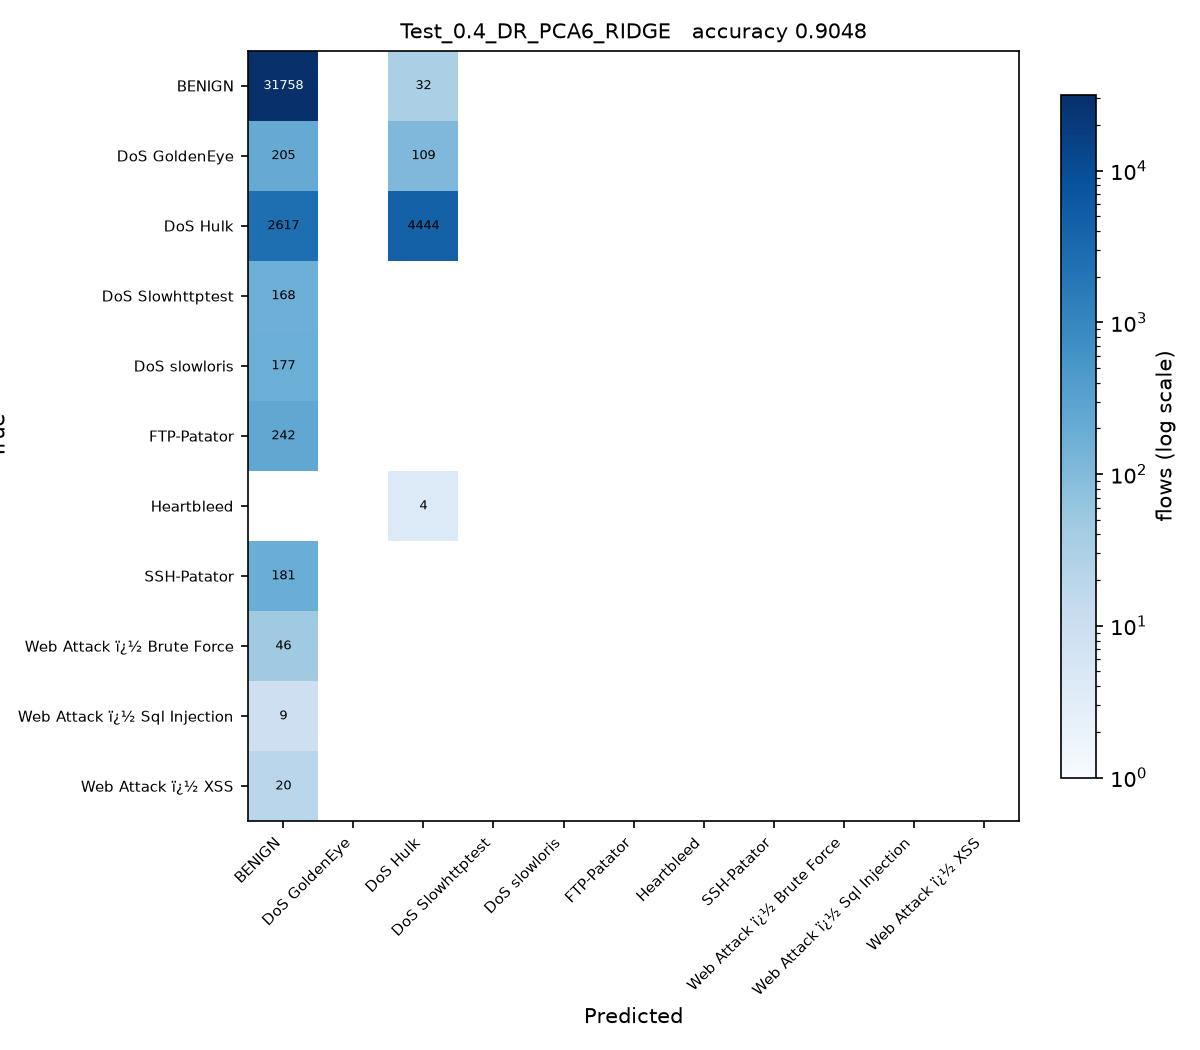

Python code for this plot:
# Test_0.4_DR_PCA6_RIDGE.py
#
# Test size 0.4  |  PCA, 6 components  |  Ridge Regression -> RidgeClassifier (sheet #3)
#
# This is SGDC_60_40.py with the changes marked CHANGE below and nothing else.
#
# Sheet entry 3 is Ridge(alpha=1.0), a regressor. RidgeClassifier is the
# same L2-penalised model fitted for classification. alpha is kept at 1.0.

import os
from pathlib import Path

# CHANGE 1: run from the project folder, so the CSV names below resolve, and
# read them as latin-1. The Web Attack labels contain byte 0x96, which the
# default utf-8 decoder rejects with UnicodeDecodeError.
os.chdir(Path(__file__).resolve().parent.parent)
import numpy as np
import pandas as pd

df1 = pd.read_csv(r'C:\Users\Karthika\OneDrive\Desktop\ACN_PCA_75_Runs\Scripts\Tuesday-WorkingHours.pcap_ISCX (1).csv', low_memory=True, encoding='latin-1')
df2 = pd.read_csv(r'C:\Users\Karthika\OneDrive\Desktop\ACN_PCA_75_Runs\Scripts\Wednesday-workingHours.pcap_ISCX.csv', low_memory=True, encoding='latin-1')
df3 = pd.read_csv(r'C:\Users\Karthika\OneDrive\Desktop\ACN_PCA_75_Runs\Scripts\Thursday-WorkingHours-Morning-WebAttacks.pcap_ISCX.csv', low_memory=True, encoding='latin-1')

dataset = pd.concat([df1, df2, df3], ignore_index=True)

dataset.columns = dataset.columns.str.strip()

# CHANGE 2: a stratified sample of 100000 flows, the same for every run.
# The full three captures hold about 1.3 million flows, which makes 75 runs
# impractical. At least 50 flows of every class are kept.
label = dataset.columns[-1]
dataset = pd.concat(
    [g.sample(n=min(len(g), max(50, round(100000 * len(g) / len(dataset)))), random_state=0)
     for _, g in dataset.groupby(label)],
    ignore_index=True
)

X = dataset.iloc[:, :-1]
y = dataset.iloc[:, -1]

X = X.apply(pd.to_numeric, errors='coerce')

X.replace([np.inf, -np.inf], np.nan, inplace=True)

from sklearn.impute import SimpleImputer

imputer = SimpleImputer(missing_values=np.nan, strategy='mean')
X = imputer.fit_transform(X)

from sklearn.preprocessing import LabelEncoder

labelencoder_y = LabelEncoder()
y = labelencoder_y.fit_transform(y)

from sklearn.model_selection import train_test_split

X_train, X_test, y_train, y_test = train_test_split(
    X,
    y,
    test_size=0.4,   # CHANGE 3: test size
    random_state=0,
    stratify=y
)

# CHANGE 4: PCA, from PCA_LDA_KErnel_PCA_CODE.pdf (fitted on training data only).
# PCA follows the directions of largest variance, so the features have to be on
# a common scale first, otherwise the components just track whichever column has
# the biggest units. The scaler is fitted on the training split only.
from sklearn.preprocessing import StandardScaler
from sklearn.decomposition import PCA

scaler = StandardScaler()
X_train = scaler.fit_transform(X_train)
X_test = scaler.transform(X_test)

pca = PCA(n_components=6)
X_train = pca.fit_transform(X_train)          # no labels: PCA is unsupervised
X_test = pca.transform(X_test)
print("\nVariance explained by 6 components : {:.4f}".format(pca.explained_variance_ratio_.sum()))

# CHANGE 5: Ridge Regression -> RidgeClassifier (sheet #3) in place of SGDClassifier
from sklearn.linear_model import RidgeClassifier

classifier = RidgeClassifier(
    alpha=1.0,
    random_state=0
)

classifier.fit(X_train, y_train)

y_pred = classifier.predict(X_test) 

from sklearn.metrics import confusion_matrix
from sklearn.metrics import accuracy_score
from sklearn.metrics import precision_score
from sklearn.metrics import recall_score
from sklearn.metrics import f1_score
from sklearn.metrics import classification_report

cm = confusion_matrix(y_test, y_pred)

print("Confusion Matrix:\n")
print(cm)

print("\nAccuracy : {:.4f}".format(accuracy_score(y_test, y_pred)))
print("\nPrecision : {:.4f}".format(precision_score(y_test, y_pred, average='weighted')))
print("\nRecall : {:.4f}".format(recall_score(y_test, y_pred, average='weighted')))
print("\nF1 Score : {:.4f}".format(f1_score(y_test, y_pred, average='weighted')))

print("\nClassification Report:\n")
print(classification_report(y_test, y_pred))
# CHANGE 6: save the confusion matrix as Test_0.4_DR_PCA6_RIDGE.jpg and record the result
import matplotlib
matplotlib.use('Agg')
import matplotlib.pyplot as plt
from matplotlib.colors import LogNorm

here = Path(__file__).resolve().parent
names = [str(c) for c in labelencoder_y.classes_]
fig, ax = plt.subplots(figsize=(8, 7))
im = ax.imshow(cm, cmap='Blues', norm=LogNorm(vmin=1))
ax.set_xticks(range(len(names)), names, rotation=45, ha='right', fontsize=7)
ax.set_yticks(range(len(names)), names, fontsize=7)
ax.set_xlabel('Predicted')
ax.set_ylabel('True')
ax.set_title('Test_0.4_DR_PCA6_RIDGE   accuracy {:.4f}'.format(accuracy_score(y_test, y_pred)), fontsize=10)
for i in range(cm.shape[0]):
    for j in range(cm.shape[1]):
        if cm[i, j]:
            ax.text(j, i, cm[i, j], ha='center', va='center', fontsize=6,
                    color='white' if cm[i, j] > cm.max() / 3 else 'black')
fig.colorbar(im, ax=ax, fraction=0.04, label='flows (log scale)')
fig.tight_layout()
fig.savefig(here / 'Test_0.4_DR_PCA6_RIDGE.jpg', dpi=150)
plt.close(fig)

row = pd.DataFrame([{
    'Test': 0.4, 'DR': 'PCA6', 'Clas': 'RIDGE',
    'Acc': round(accuracy_score(y_test, y_pred), 4),
    'Pre': round(precision_score(y_test, y_pred, average='weighted', zero_division=0), 4),
    'Rec': round(recall_score(y_test, y_pred, average='weighted', zero_division=0), 4),
    'F1': round(f1_score(y_test, y_pred, average='weighted', zero_division=0), 4),
    'script': 'Test_0.4_DR_PCA6_RIDGE',
}])
out = here.parent / 'results' / '75_runs.csv'
out.parent.mkdir(exist_ok=True)
if out.exists():
    old = pd.read_csv(out)
    row = pd.concat([old[old['script'] != 'Test_0.4_DR_PCA6_RIDGE'], row], ignore_index=True)
row.to_csv(out, index=False)
